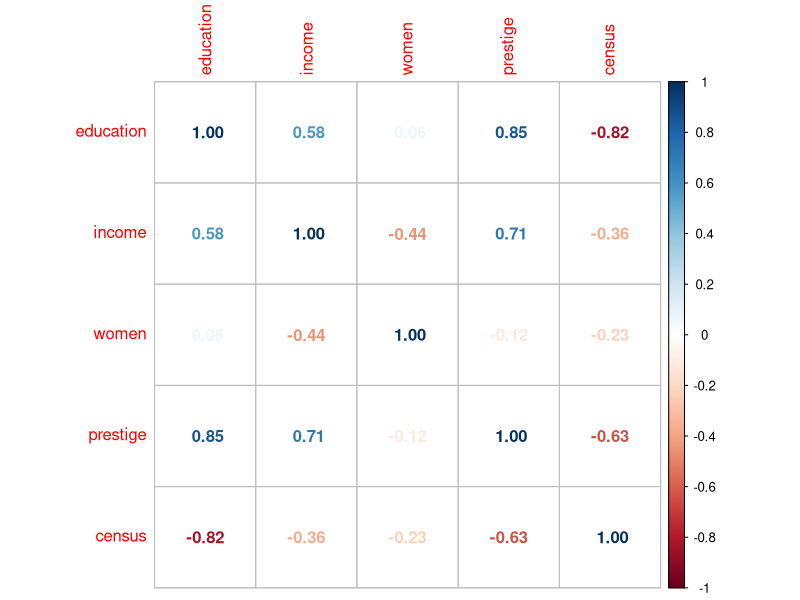
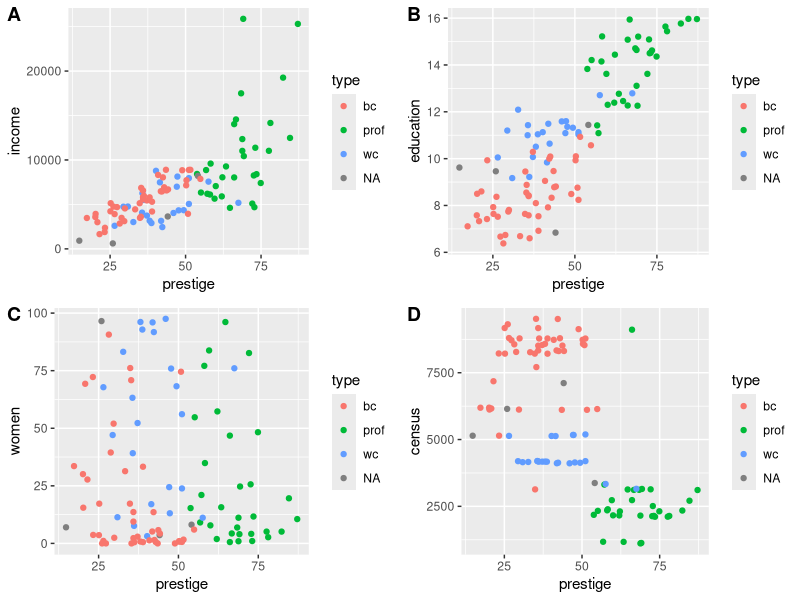
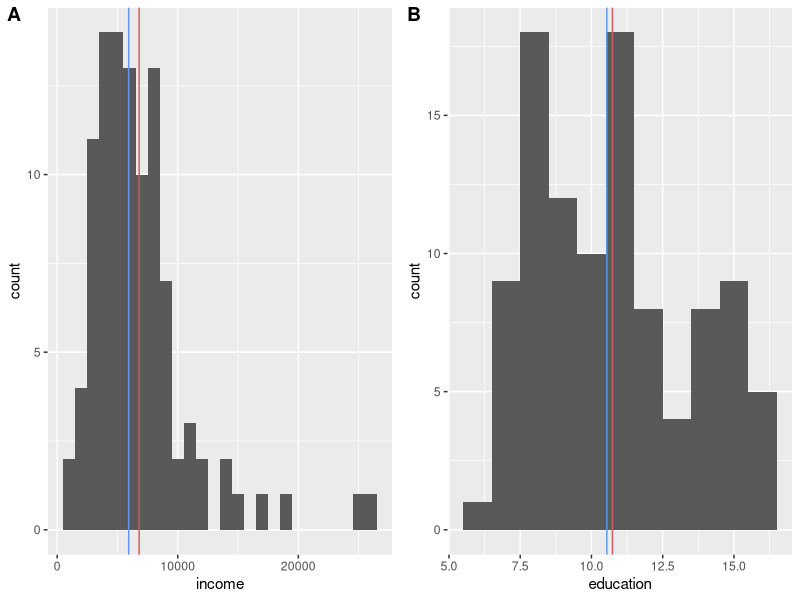
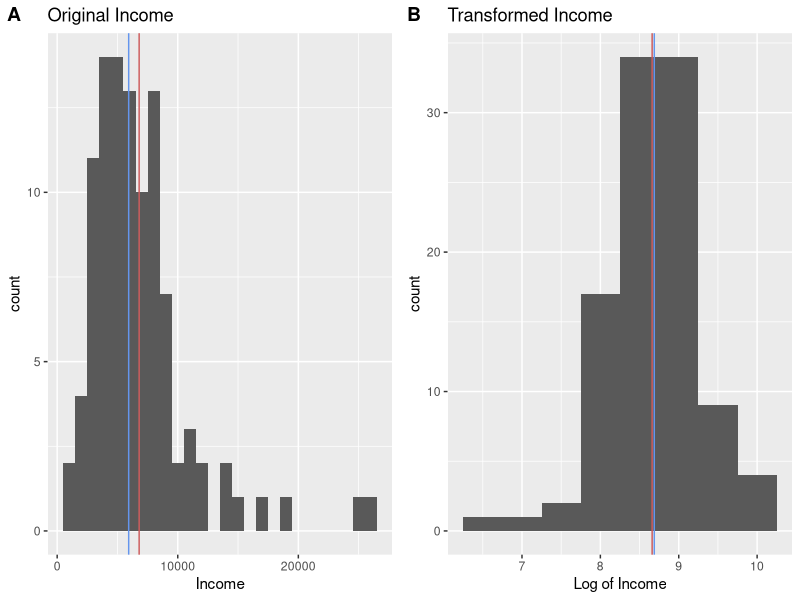
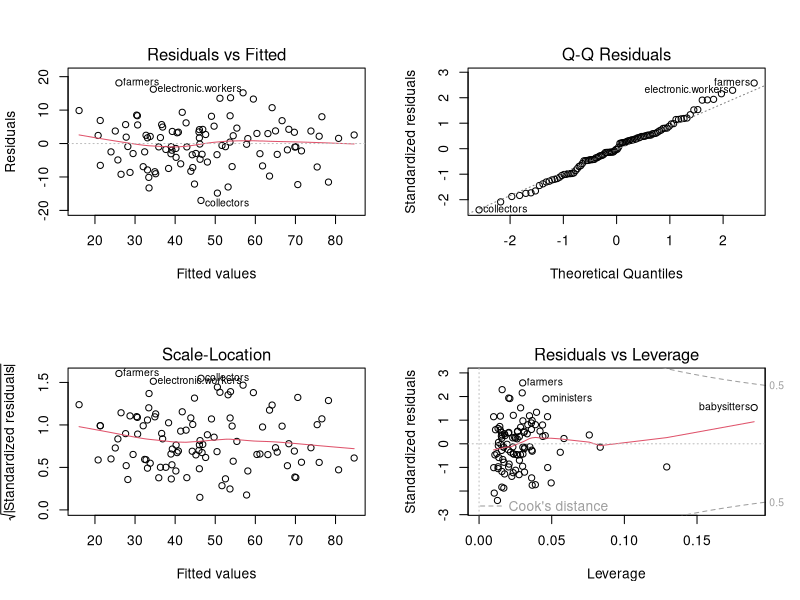
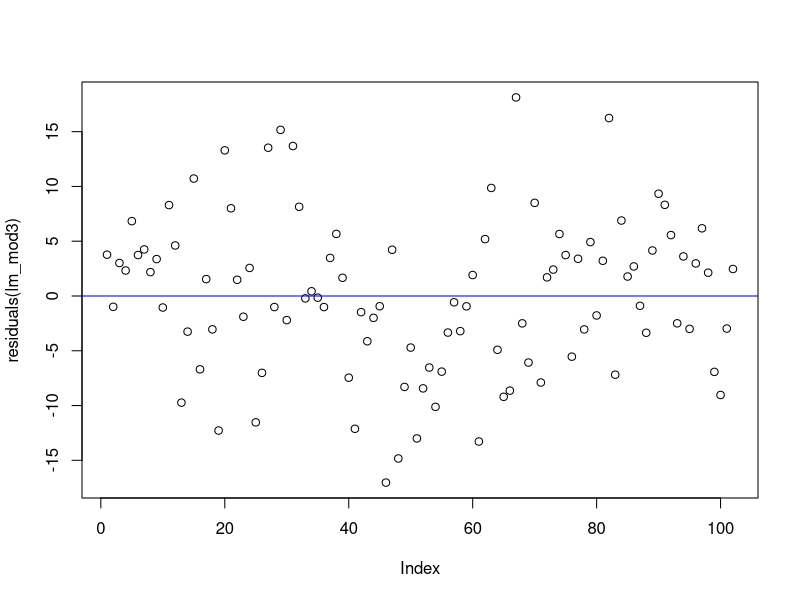
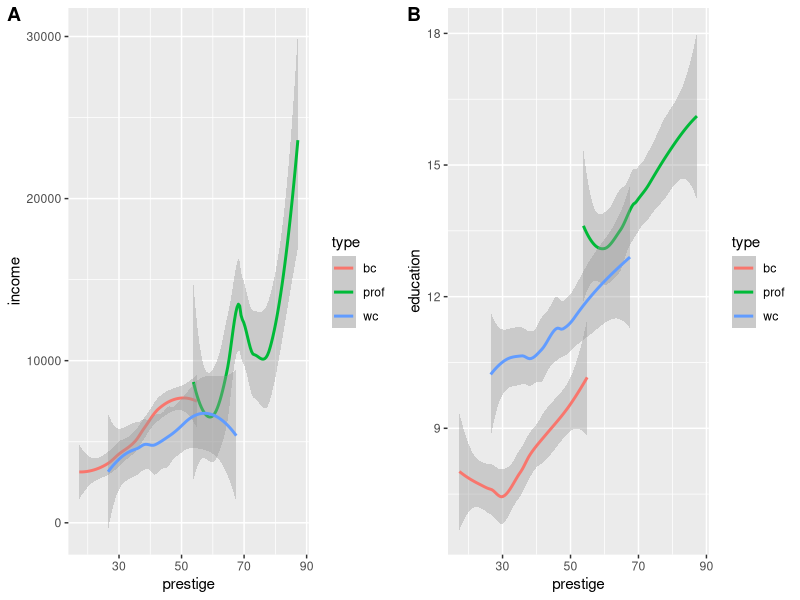

The R source for these figures, in order:
## ---- chunk 1
knitr::opts_chunk$set(echo = TRUE, message = FALSE, warning = FALSE)
## ---- chunk 2
# Load the package that contains the full dataset and necessary libraries for our work.
options(warn = -1) # Suppress Warnings
library(carData) # Loading Prestige dataset
library(ggplot2) # for some amazing looking graphs
library(MASS) # Library for our box-cox transform down the end
library(corrplot) # Plotting nice correlation matrix
library(cowplot) # arranging plots into a grid
## ---- chunk 3
# Inspect and summarize the data.
head(Prestige) # First 6 rows of dataset
str(Prestige) # Structure of Prestige dataset
summary(Prestige) # Summarize the data of Prestige dataset
## ---- chunk 4
cor(Prestige[,-6]) # Correlation of Prestige Dataset on numeric variables
corrplot(cor(Prestige[,-6]) , method = "number") # Plotting Correlation Matrix
## ---- chunk 5
plot_income <- ggplot(data = Prestige, aes(x = prestige, y = income, col = type)) + geom_point()
plot_education <- ggplot(data = Prestige, aes(x = prestige, y = education, col = type)) + geom_point()
plot_women <- ggplot(data = Prestige, aes(x = prestige, y = women, col = type)) + geom_point()
plot_census <- ggplot(data = Prestige, aes(x = prestige, y = census, col = type)) + geom_point()
plot_grid(plot_income, plot_education, plot_women, plot_census, labels = "AUTO")
## ---- chunk 6
hist_income <- ggplot(Prestige, aes(x = income)) + geom_histogram(binwidth = 1000) +
  geom_vline(xintercept = mean(Prestige$income), color = "indianred") +
  geom_vline(xintercept = median(Prestige$income), color = "cornflowerblue")
hist_education <- ggplot(Prestige, aes(x = education)) + geom_histogram(binwidth = 1) +
  geom_vline(xintercept = mean(Prestige$education), color = "indianred") +
  geom_vline(xintercept = median(Prestige$education), color = "cornflowerblue")
plot_grid(hist_income, hist_education, labels = "AUTO")
## ---- chunk 7
# Comparing original income histogram against log of income histogram
hist_income <- ggplot(Prestige, aes(x = income)) + geom_histogram(binwidth = 1000) +
  labs(title = "Original Income") + labs(x ="Income") +
  geom_vline(xintercept = mean(Prestige$income), color = "indianred") +
  geom_vline(xintercept = median(Prestige$income), color = "cornflowerblue")
hist_trnsf_income <- ggplot(Prestige, aes(x = log(income))) + geom_histogram(binwidth = 0.5) +
  labs(title = "Transformed Income") + labs(x ="Log of Income") +
  geom_vline(xintercept = mean(log(Prestige$income)), color = "indianred") +
  geom_vline(xintercept = median(log(Prestige$income)), color = "cornflowerblue")
plot_grid(hist_income, hist_trnsf_income, labels = "AUTO")
## ---- chunk 8
# Fit a linear model with education, income, women & census variables
lm_mod1 = lm(prestige ~ education + log(income) + women + census, data = Prestige)
summary(lm_mod1) # run a summary of its results
## ---- chunk 9
# Fit a linear model with education and income variables
lm_mod2 = lm(prestige ~ education + log(income), data = Prestige)
summary(lm_mod2) # run a summary of its results
## ---- chunk 10
prstg_df = Prestige # creating a new dataset copy of Prestige or other manipulations

# scaling the value of education to its mean value
set.seed(1)
education.c = scale(prstg_df$education, center=TRUE, scale=FALSE)
prstg_df = cbind(prstg_df, education.c)

# Fit a linear model with centered education and income variables
lm_mod3 = lm(prestige ~ education.c + log(income), data = prstg_df)
summary(lm_mod3) # run a summary of its results

par(mfrow = c(2, 2))  # Split the plotting panel into a 2 x 2 grid
plot(lm_mod3)  # Plot the income model information
par(mfrow = c(1, 1))  # Return plotting panel to original 1 section
## ---- chunk 11
# Compare Actual, Predicted and Residual values of prestige from Education model
prstg_df_pred = as.data.frame(prstg_df$prestige) # Save the actual values
prstg_df_pred$predicted <- predict(lm_mod3) # Save the predicted values
prstg_df_pred$residuals <- residuals(lm_mod3) # Save the residual values
head(prstg_df_pred)

plot(residuals(lm_mod3)) # Residual distribution of the model
abline(a=0,b=0,col='blue')
## ---- chunk 12
prstg_df <- na.omit(prstg_df) # remove rows containing na's values via omit function

ggplot_income <- ggplot(data = prstg_df, aes(x = prestige, y = income, col = type)) + geom_smooth()
ggplot_educ <- ggplot(data = prstg_df, aes(x = prestige, y = education, col = type)) + geom_smooth()
plot_grid(ggplot_income, ggplot_educ, labels = "AUTO")
## ---- chunk 13
# Fit a linear model with centered education, log of income and type variables
lm_mod4 = lm(prestige ~ education.c + log(income) + type, data = prstg_df)
summary(lm_mod4) # run a summary of its results
## ---- chunk 14
# Fit a linear model with centered education, log of income and type variables
lm_mod5 = lm(prestige ~ type * (education.c + log(income)), data = prstg_df)
summary(lm_mod5) # run a summary of its results
